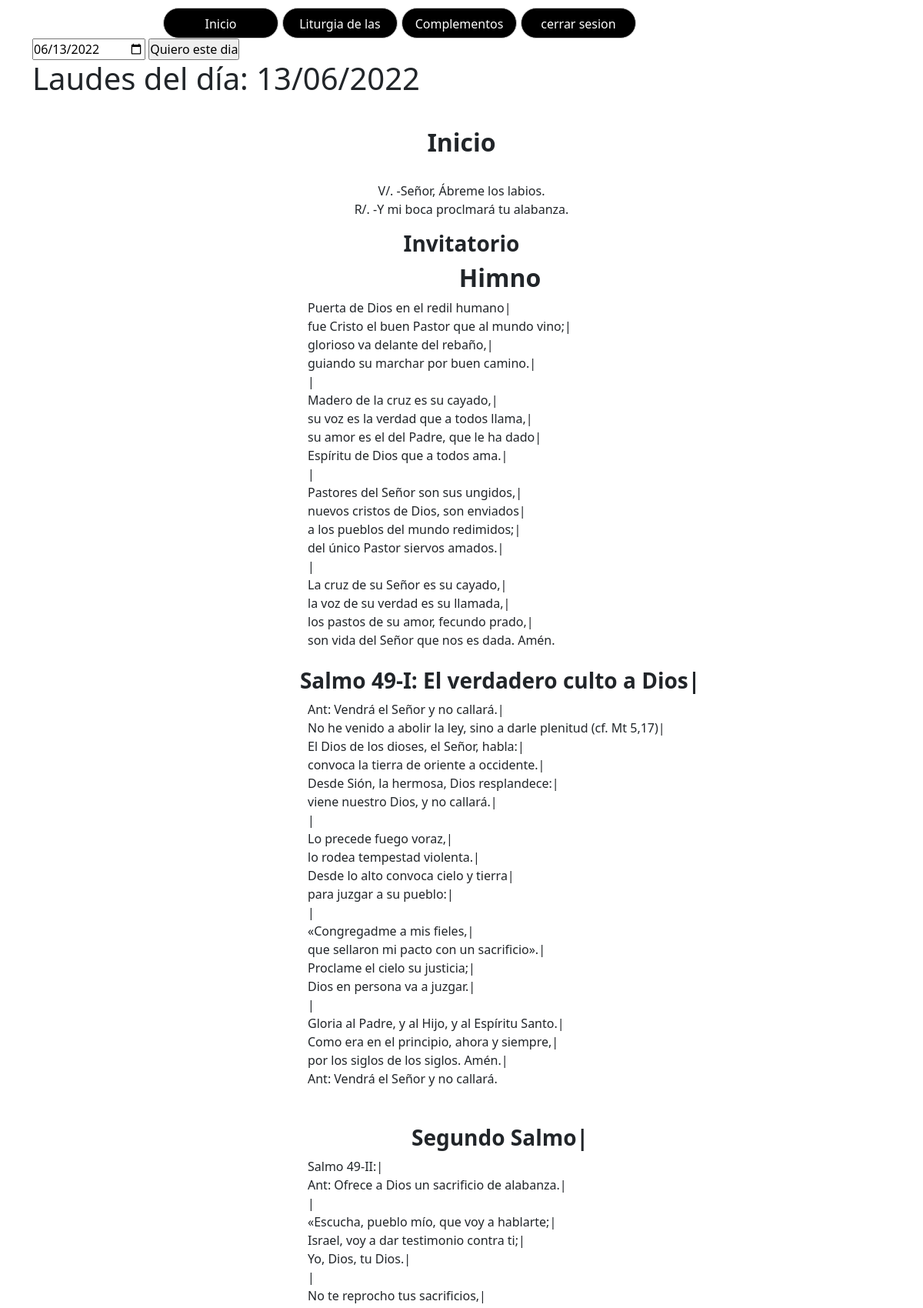
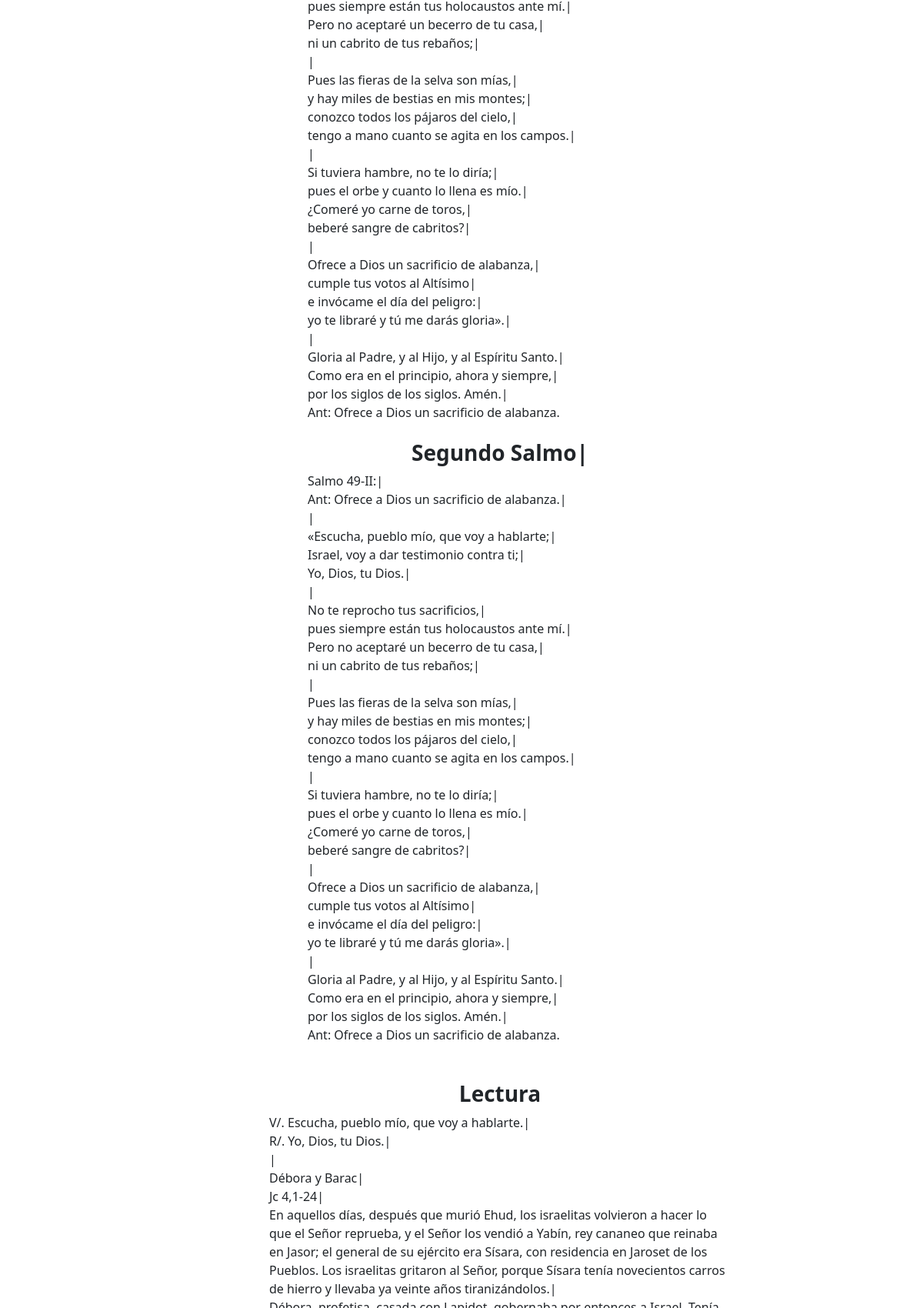
Screenshot of /Oficio.php (signed in, upper part) with the database file from the repository (2 pictures, top to bottom).
### tables this page shows
CREATE TABLE `oficio` (
  `id` int(3) NOT NULL,
  `fecha` varchar(12) NOT NULL,
  `dia` longtext DEFAULT NULL,
  `invitatorio` longtext DEFAULT NULL,
  `himno` longtext DEFAULT NULL,
  `primer_salmo` longtext DEFAULT NULL,
  `segundo_salmo` longtext DEFAULT NULL,
  `tercer_salmo` longtext DEFAULT NULL,
  `lectura` longtext DEFAULT NULL,
  `l_patristica` longtext DEFAULT NULL,
  `te_deum` longtext DEFAULT NULL
);

### public_html/Oficio.php (the view, shortened to what this page needs)
<?php
include "funciones.php";
if (!isset($_SESSION["Login"])) {
    header('Location: index.php');
} else {
    ?>
    <!doctype html>
    <html
        <head>
        <link href="https://cdn.jsdelivr.net/npm/bootstrap@5.2.0-beta1/dist/css/bootstrap.min.css" rel="stylesheet">
        <link href="estilos/oficio.css" rel="stylesheet" type="text/css">
        <link href="https://raw.githubusercontent.com/daneden/animate.css/master/animate.css" rel="stylesheet">
    </head>
    <body>
        <div class="container">
            <form method="post" action="Oficio.php">
                <input type="date" value="<?php echo (new DateTime())->format('Y-m-d'); ?>" name="fecha" id="fecha">
                <input type="submit" name="submit" value="Quiero este dia"><br>
            </form>
            <?php
            if (empty($_SET)) {
                $separador = "\n";
                $post = (isset($_POST["fecha"]) && !empty($_POST["fecha"]));
                if ($post) {
                    $fecha1 = $_POST["fecha"];
                } else {
                    $fecha1 = (new DateTime())->format('Y-m-d');
                }
                $Nfecha = date("d/m/Y", strtotime($fecha1));
                echo"<h1>Laudes del día: " . $Nfecha . "</h1> ";
                $sql = "select * from oficio where fecha =\"$Nfecha\"";
                $result = mysqli_query($conexion, $sql);
                while ($mostrar = mysqli_fetch_array($result)) {
                    echo "<div class=\"padre\">";
                    ?>
                    <div class='hijo'>
                        <center>
                            <h2><b>Inicio</b></h2><br>
                            <p>
                                V/. -Señor, Ábreme los labios.<br>
                                R/. -Y mi boca proclmará tu alabanza.<br>
                            </p>
                        </center>
                    </div>
                    <?php
                    echo "<div class=\"hijo\">";
                    echo '<center>';
                    echo '<h3> <b> Invitatorio</b></h3>';
                    echo '</center>';
                    echo "<div class=\"hijo2\">";
                    echo "<div class=\"hijo\">";
                    echo '<center><h2><b>Himno</b></h2></center>';
                    echo "<div class=\"hijo2\">";
                    $frases2 = explode($separador, $mostrar['himno']);
                    $tamaño2 = sizeof($frases2);
                    for ($i = 0; $i < $tamaño2; $i++) {
                        echo $frases2[$i] . "<br>";
                    }
                    echo '</div>';
                    echo '<br>';
                    echo '</div>';
                    echo "<div class=\"hijo\">";
                    $frases3 = explode($separador, $mostrar['primer_salmo']);
                    $tamaño3 = sizeof($frases3);
                    echo '<center>';
                    echo '<h3><b>' . $frases3[0] . '</b></h3>';
                    echo '</center>';
                    echo "<div class=\"hijo2\">";
                    for ($i = 1; $i < $tamaño3; $i++) {
                        echo $frases3[$i] . "<br>";
                    }
                    echo '</div>';
                      echo '<br>';
                    echo '</div>';
                    echo "<div class=\"hijo\">";
                    $frases4 = explode($separador, $mostrar['segundo_salmo']);
                    $tamaño4 = sizeof($frases4);
                    echo '<center>';
                    echo '<h3><b>' . $frases4[0] . '</b></h3>';
                    echo '</center>';
                    echo "<div class=\"hijo2\">";
                    for ($i = 1; $i < $tamaño4; $i++) {
                        echo $frases4[$i] . "<br>";
                    }
                    echo '</div>';
                    echo '<br>';
                    echo '</div>';
                    echo "<div class=\"hijo\">";
                    echo '<center>';
                    echo '<h3><b>' . $frases4[0] . '</b></h3>';
                    echo '</center>';
                    echo "<div class=\"hijo2\">";
                    for ($i = 1; $i < $tamaño4; $i++) {
                        echo $frases4[$i] . "<br>";
                    }
                    echo '</div>';
                    echo '<br>';
                    echo '</div>';
                    echo "<div class=\"hijo\">";
                    $frases6 = explode($separador, $mostrar['lectura']);
                    $tamaño6 = sizeof($frases6);
                    echo '<br>';
                    echo '<center>';
                    echo "<div class=\"hijo2\">";
                    echo '<h3><b> Lectura</b></h3>';
                    echo '</center>';
                    for ($i = 0; $i < $tamaño6; $i++) {
                        echo $frases6[$i] . "<br>";
                    }
                    echo '</div>';
                    echo'<br>';
                    echo '</div>';
                }
            }
            ?>
    </html>
    <?php
}

### public_html/estilos/oficio.css (style rules this page uses)
body { margin: 0; padding: 0; height: 100vh; }
* { margin: 0; padding: 0; }
.padre { margin: 1rem; padding: 1rem; }
.hijo { width: 600px; margin: 0 auto; }
.hijo2 { width: 500px; margin: 0 auto; }

### rows the page displays
oficio: himno "Puerta de Dios en el redil humano|", himno "fue Cristo el buen Pastor que al mundo vino;|", himno "glorioso va delante del rebaño,|", himno "guiando su marchar por buen camino.|", himno "|", himno "Madero de la cruz es su cayado,|", himno "su voz es la verdad que a todos llama,|", himno "su amor es el del Padre, que le ha dado|", himno "Espíritu de Dios que a todos ama.|", himno "Pastores del Señor son sus ungidos,|", himno "nuevos cristos de Dios, son enviados|", himno "a los pueblos del mundo redimidos;|", himno "del único Pastor siervos amados.|", himno "La cruz de su Señor es su cayado,|", himno "la voz de su verdad es su llamada,|", himno "los pastos de su amor, fecundo prado,|", himno "son vida del Señor que nos es dada. Amén.", primer_salmo "Salmo 49-I: El verdadero culto a Dios|", primer_salmo "Ant: Vendrá el Señor y no callará.|", primer_salmo "No he venido a abolir la ley, sino a darle plenitud (cf. Mt 5,17)|", primer_salmo "El Dios de los dioses, el Señor, habla:|", primer_salmo "convoca la tierra de oriente a occidente.|", primer_salmo "Desde Sión, la hermosa, Dios resplandece:|", primer_salmo "viene nuestro Dios, y no callará.|", primer_salmo "|", primer_salmo "Lo precede fuego voraz,|", primer_salmo "lo rodea tempestad violenta.|", primer_salmo "Desde lo alto convoca cielo y tierra|", primer_salmo "para juzgar a su pueblo:|", primer_salmo "«Congregadme a mis fieles,|", primer_salmo "que sellaron mi pacto con un sacrificio».|", primer_salmo "Proclame el cielo su justicia;|", primer_salmo "Dios en persona va a juzgar.|", primer_salmo "Gloria al Padre, y al Hijo, y al Espíritu Santo.|", primer_salmo "Como era en el principio, ahora y siempre,|", primer_salmo "por los siglos de los siglos. Amén.|", primer_salmo "Ant: Vendrá el Señor y no callará.", frases4 "Segundo Salmo|", i "Salmo 49-II:|", i "Ant: Ofrece a Dios un sacrificio de alabanza.|", i "|", i "«Escucha, pueblo mío, que voy a hablarte;|", i "Israel, voy a dar testimonio contra ti;|", i "Yo, Dios, tu Dios.|", i "No te reprocho tus sacrificios,|", i "pues siempre están tus holocaustos ante mí.|", i "Pero no aceptaré un becerro de tu casa,|", i "ni un cabrito de tus rebaños;|", i "Pues las fieras de la selva son mías,|", i "y hay miles de bestias en mis montes;|", i "conozco todos los pájaros del cielo,|", i "tengo a mano cuanto se agita en los campos.|", i "Si tuviera hambre, no te lo diría;|", i "pues el orbe y cuanto lo llena es mío.|", i "¿Comeré yo carne de toros,|", i "beberé sangre de cabritos?|", i "Ofrece a Dios un sacrificio de alabanza,|", i "cumple tus votos al Altísimo|", i "e invócame el día del peligro:|", i "yo te libraré y tú me darás gloria».|", i "Gloria al Padre, y al Hijo, y al Espíritu Santo.|", i "Como era en el principio, ahora y siempre,|", i "por los siglos de los siglos. Amén.|", i "Ant: Ofrece a Dios un sacrificio de alabanza.", lectura "V/. Escucha, pueblo mío, que voy a hablarte.|", lectura "R/. Yo, Dios, tu Dios.|", lectura "|", lectura "Débora y Barac|", lectura "Jc 4,1-24|", lectura "En aquellos días, después que murió Ehud, los israelitas volvieron a hacer lo que el Señor reprueba, y el Señor los vendió a Yabín, rey cananeo que reinaba en Jasor; el general de su ejército era Sísara, con residencia en Jaroset de los Pueblos. Los israelitas gritaron al Señor, porque Sísara tenía novecientos carros de hierro y llevaba ya veinte años tiranizándolos.|"

### other values shown
$Nfecha "13/06/2022"
